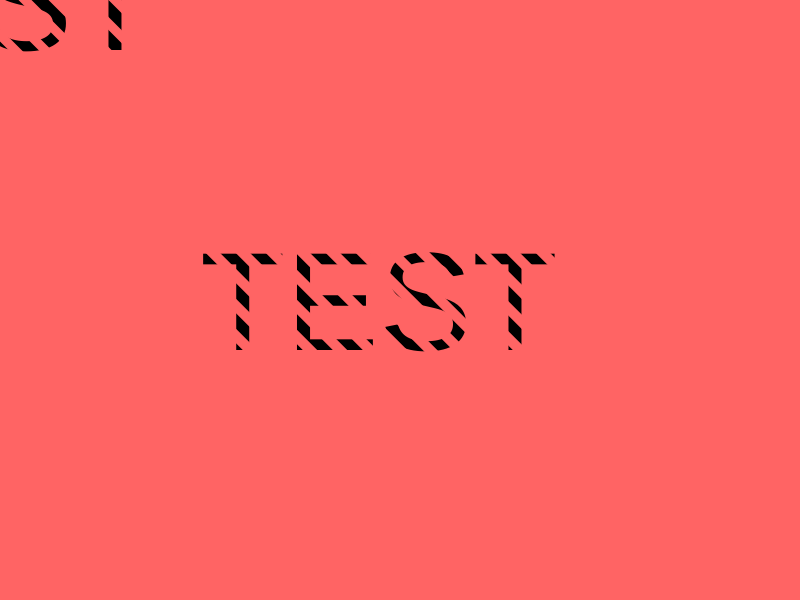
Frame 1 (no input)
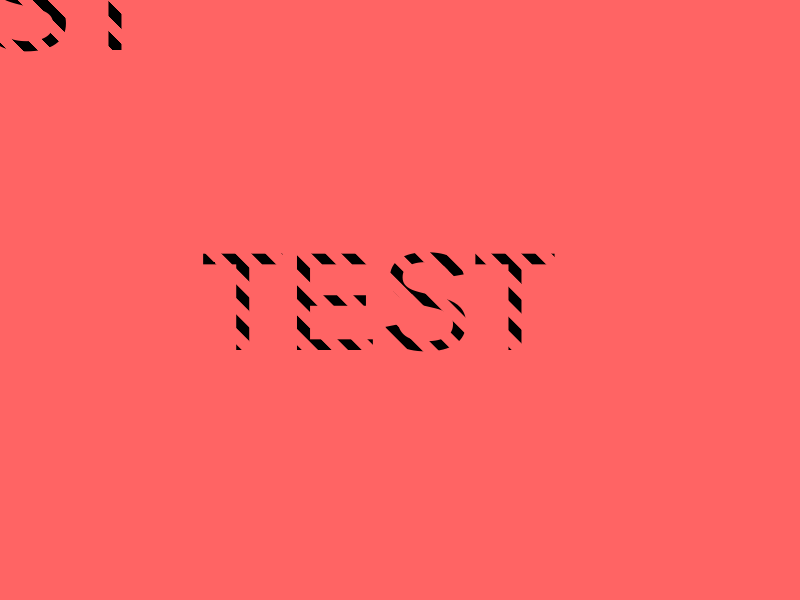
Frame 60 (no input)
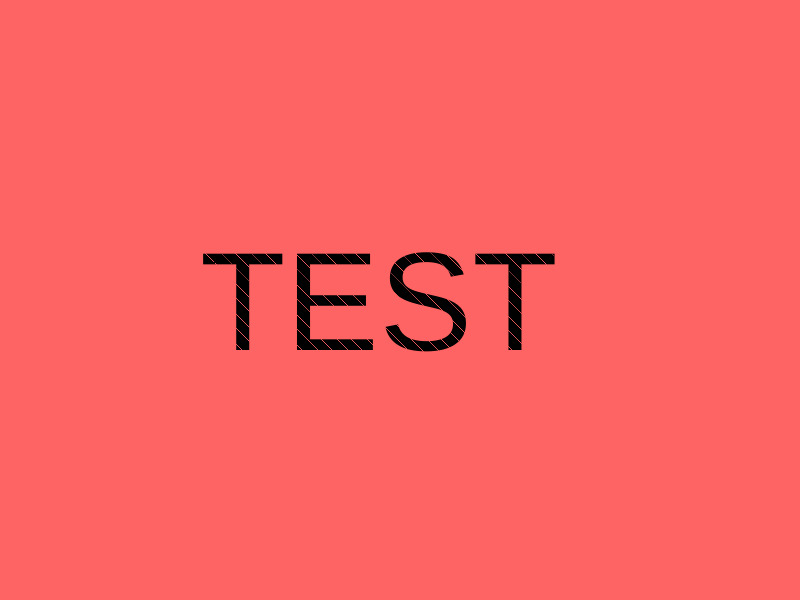
Frame 120 (the mouse pressed at the canvas centre since frame 60)

The p5.js sketch that drew these frames (run headless with seeded random() and noise() and a simulated clock; from frame 60 on, the mouse is pressed at the canvas centre):

// p5.js sketch
// ── sketch.js
var bgText;
var punch;
var punchInv;
var imgText;
var imgText2;

function setup() {
  createCanvas(800, 600);
  imageMode(CENTER);

  // The shape
  bgText = createGraphics(400, 120);
  bgText.background(0, 0);
  bgText.textSize(140);
  bgText.text("TEST", 0, 110);

  imgText = bgText.get();
  imgText2 = bgText.get();
}

function draw() {

  // punch
  punch = createGraphics(400, 120);
  punch.strokeWeight(12);
  for (var i = 0; i < 30; i++) {
    punch.line(i * 30 - 120, 0, i * 30, 120);
  }

  // punch inverted
  punchInv = createGraphics(400, 120);
  punchInv.strokeWeight(11);
  for (var i = 0; i < 30; i++) {
    punchInv.line(i * 30 -135, 0, i * 30, 135);
  }

  background(255, 100, 100);

  imgText.mask(punch);
  image(imgText, mouseX, mouseY);

  imgText2.mask(punchInv);
  image(imgText2, width / 2, height / 2);

}
